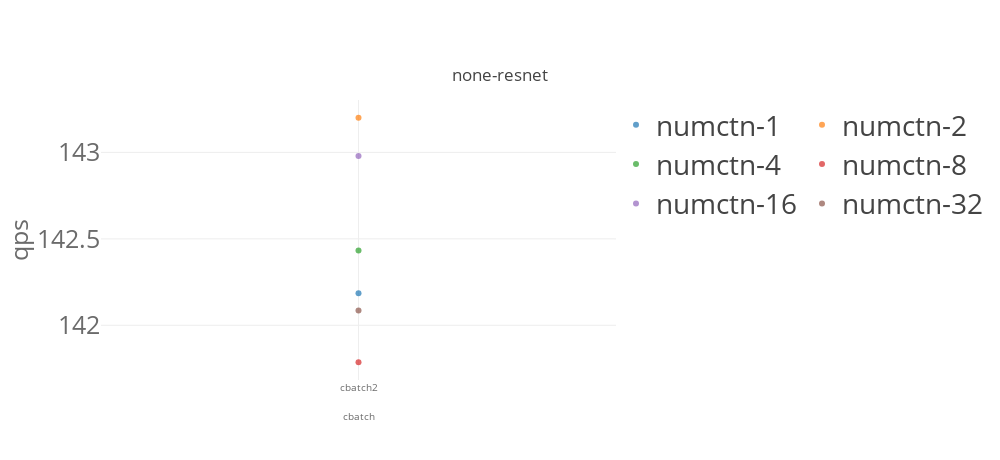
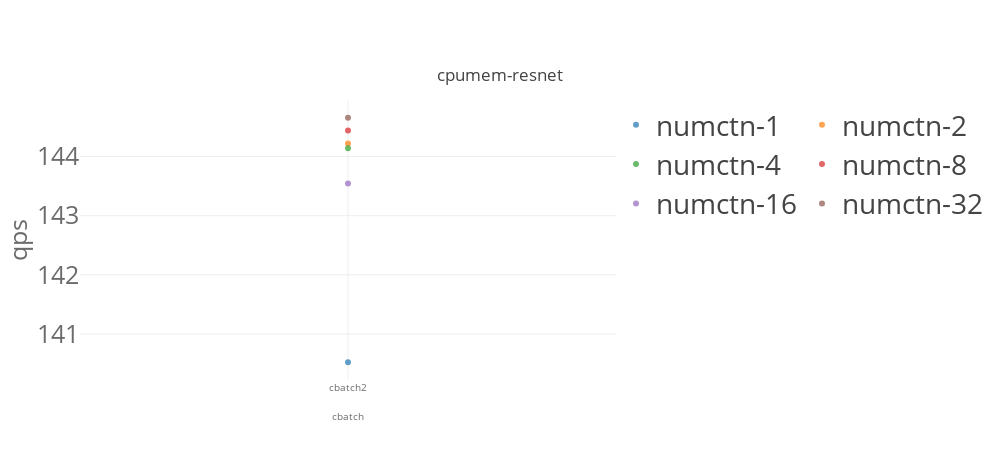
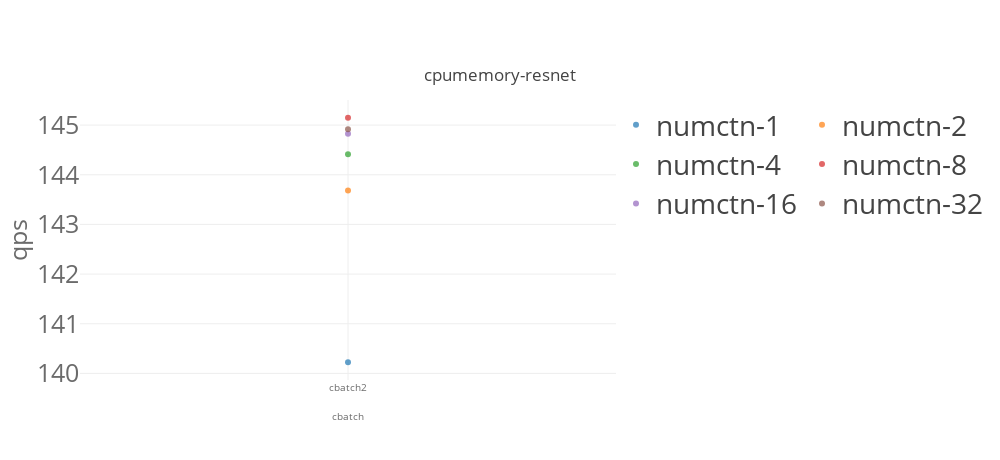

The notebook cell saved with these charts, in order:
### Code cell
import matplotlib
import matplotlib.pyplot as plt
import numpy as np
from svglib.svglib import svg2rlg
from reportlab.graphics import renderPDF
from reportlab.pdfgen import canvas

from numpy import percentile, mean, std
import plotly.graph_objects as go

from plotly.offline import init_notebook_mode, iplot

import plotly.io as pio
pio.templates.default = "none"
# pio.templates.default = "simple_white"

import plotly.graph_objects as go
from plotly.subplots import make_subplots
import pandas as pd
# import plotly.express as px


for k8senv in ['none','cpumem','cpumemory']:
    for model_name in ['resnet']:
        list_traces = []
        for numctn in [1,2,4,8,16,32]: 
            dfg_bench = dfg[(dfg['benchmark']== model_name)  & (dfg['k8senv']==k8senv) & (dfg['numctn']==numctn) &\
                        ((dfg['cbatch']==2) |\
                         (dfg['cbatch']==4)| (dfg['cbatch']==8)| (dfg['cbatch']==10)| (dfg['cbatch']==16)| (dfg['cbatch']==32))]
            print(dfg_bench)


            #data
            trace = go.Scatter(
                name="numctn-"+str(numctn),
                x=[ 'cbatch2','cbatch4','cbatch8','cbatch10','cbatch16','cbatch32'],
                y= dfg_bench['qps'].values.tolist(),
    #             error_y = dict(type='data', array=df1_bench['model_time_std'].values.tolist()),
                opacity=0.7,
                mode='markers'
            )
            list_traces.append(trace)

        

        #layout
        layout = go.Layout(
            title={
                'text': k8senv+"-"+model_name ,
                'y':0.85,
                'x':0.5,
                'xanchor': 'center',
                'yanchor': 'top'},
            width=1000,
            height=460,
            xaxis=dict(
                title= "cbatch",
                tickvals=[ 'cbatch2','cbatch4','cbatch8','cbatch10','cbatch16','cbatch32'],
                titlefont=dict(
                    size=10,
                    color='rgb(107, 107, 107)'
                ),
                tickfont=dict(
                    size=10,
                    color='rgb(107, 107, 107)'
                )
            ),
            yaxis=dict(
                title= "qps",
                automargin=True,
                titlefont=dict(
                    size=25,
                    color='rgb(107, 107, 107)'
                ),
                tickfont=dict(
                    size=25,
                    color='rgb(107, 107, 107)'
                ),    
            ),
            legend=dict(
                x=1.0,
                y=1.0,
                bgcolor='rgba(255, 255, 255, 0)',
                bordercolor='rgba(255, 255, 255, 0)',
                font = dict( size = 28)
            ),
            barmode='group',
            bargap=0.15,
            bargroupgap=0.08
    #         legend_orientation="h"
        )

    data = list_traces
    fig = go.Figure(data=data, layout=layout)
    fig.update_layout(legend_orientation="h")
    fig.show()    

#     fig.write_image(path + model_name + k8senv +'.pdf')

### Figure 1 — Plotly figure (JSON) as saved in the notebook; plotly's stock layout.template omitted (floating-point values rounded to 4 significant figures)
{"data": [{"mode": "markers", "name": "numctn-1", "opacity": 0.7, "type": "scatter", "x": ["cbatch2", "cbatch4", "cbatch8", "cbatch10", "cbatch16", "cbatch32"], "y": [142.2]}, {"mode": "markers", "name": "numctn-2", "opacity": 0.7, "type": "scatter", "x": ["cbatch2", "cbatch4", "cbatch8", "cbatch10", "cbatch16", "cbatch32"], "y": [143.2]}, {"mode": "markers", "name": "numctn-4", "opacity": 0.7, "type": "scatter", "x": ["cbatch2", "cbatch4", "cbatch8", "cbatch10", "cbatch16", "cbatch32"], "y": [142.4]}, {"mode": "markers", "name": "numctn-8", "opacity": 0.7, "type": "scatter", "x": ["cbatch2", "cbatch4", "cbatch8", "cbatch10", "cbatch16", "cbatch32"], "y": [141.8]}, {"mode": "markers", "name": "numctn-16", "opacity": 0.7, "type": "scatter", "x": ["cbatch2", "cbatch4", "cbatch8", "cbatch10", "cbatch16", "cbatch32"], "y": [143.0]}, {"mode": "markers", "name": "numctn-32", "opacity": 0.7, "type": "scatter", "x": ["cbatch2", "cbatch4", "cbatch8", "cbatch10", "cbatch16", "cbatch32"], "y": [142.1]}], "layout": {"bargap": 0.15, "bargroupgap": 0.08, "barmode": "group", "height": 460, "legend": {"bgcolor": "rgba(255, 255, 255, 0)", "bordercolor": "rgba(255, 255, 255, 0)", "font": {"size": 28}, "orientation": "h", "x": 1, "y": 1}, "title": {"text": "none-resnet", "x": 0.5, "xanchor": "center", "y": 0.85, "yanchor": "top"}, "width": 1000, "xaxis": {"tickfont": {"color": "rgb(107, 107, 107)", "size": 10}, "tickvals": ["cbatch2", "cbatch4", "cbatch8", "cbatch10", "cbatch16", "cbatch32"], "title": {"font": {"color": "rgb(107, 107, 107)", "size": 10}, "text": "cbatch"}}, "yaxis": {"automargin": true, "tickfont": {"color": "rgb(107, 107, 107)", "size": 25}, "title": {"font": {"color": "rgb(107, 107, 107)", "size": 25}, "text": "qps"}}}}

### Figure 2 — Plotly figure (JSON) as saved in the notebook; plotly's stock layout.template omitted (floating-point values rounded to 4 significant figures)
{"data": [{"mode": "markers", "name": "numctn-1", "opacity": 0.7, "type": "scatter", "x": ["cbatch2", "cbatch4", "cbatch8", "cbatch10", "cbatch16", "cbatch32"], "y": [140.5]}, {"mode": "markers", "name": "numctn-2", "opacity": 0.7, "type": "scatter", "x": ["cbatch2", "cbatch4", "cbatch8", "cbatch10", "cbatch16", "cbatch32"], "y": [144.2]}, {"mode": "markers", "name": "numctn-4", "opacity": 0.7, "type": "scatter", "x": ["cbatch2", "cbatch4", "cbatch8", "cbatch10", "cbatch16", "cbatch32"], "y": [144.1]}, {"mode": "markers", "name": "numctn-8", "opacity": 0.7, "type": "scatter", "x": ["cbatch2", "cbatch4", "cbatch8", "cbatch10", "cbatch16", "cbatch32"], "y": [144.4]}, {"mode": "markers", "name": "numctn-16", "opacity": 0.7, "type": "scatter", "x": ["cbatch2", "cbatch4", "cbatch8", "cbatch10", "cbatch16", "cbatch32"], "y": [143.5]}, {"mode": "markers", "name": "numctn-32", "opacity": 0.7, "type": "scatter", "x": ["cbatch2", "cbatch4", "cbatch8", "cbatch10", "cbatch16", "cbatch32"], "y": [144.7]}], "layout": {"bargap": 0.15, "bargroupgap": 0.08, "barmode": "group", "height": 460, "legend": {"bgcolor": "rgba(255, 255, 255, 0)", "bordercolor": "rgba(255, 255, 255, 0)", "font": {"size": 28}, "orientation": "h", "x": 1, "y": 1}, "title": {"text": "cpumem-resnet", "x": 0.5, "xanchor": "center", "y": 0.85, "yanchor": "top"}, "width": 1000, "xaxis": {"tickfont": {"color": "rgb(107, 107, 107)", "size": 10}, "tickvals": ["cbatch2", "cbatch4", "cbatch8", "cbatch10", "cbatch16", "cbatch32"], "title": {"font": {"color": "rgb(107, 107, 107)", "size": 10}, "text": "cbatch"}}, "yaxis": {"automargin": true, "tickfont": {"color": "rgb(107, 107, 107)", "size": 25}, "title": {"font": {"color": "rgb(107, 107, 107)", "size": 25}, "text": "qps"}}}}

### Figure 3 — Plotly figure (JSON) as saved in the notebook; plotly's stock layout.template omitted (floating-point values rounded to 4 significant figures)
{"data": [{"mode": "markers", "name": "numctn-1", "opacity": 0.7, "type": "scatter", "x": ["cbatch2", "cbatch4", "cbatch8", "cbatch10", "cbatch16", "cbatch32"], "y": [140.2]}, {"mode": "markers", "name": "numctn-2", "opacity": 0.7, "type": "scatter", "x": ["cbatch2", "cbatch4", "cbatch8", "cbatch10", "cbatch16", "cbatch32"], "y": [143.7]}, {"mode": "markers", "name": "numctn-4", "opacity": 0.7, "type": "scatter", "x": ["cbatch2", "cbatch4", "cbatch8", "cbatch10", "cbatch16", "cbatch32"], "y": [144.4]}, {"mode": "markers", "name": "numctn-8", "opacity": 0.7, "type": "scatter", "x": ["cbatch2", "cbatch4", "cbatch8", "cbatch10", "cbatch16", "cbatch32"], "y": [145.1]}, {"mode": "markers", "name": "numctn-16", "opacity": 0.7, "type": "scatter", "x": ["cbatch2", "cbatch4", "cbatch8", "cbatch10", "cbatch16", "cbatch32"], "y": [144.8]}, {"mode": "markers", "name": "numctn-32", "opacity": 0.7, "type": "scatter", "x": ["cbatch2", "cbatch4", "cbatch8", "cbatch10", "cbatch16", "cbatch32"], "y": [144.9]}], "layout": {"bargap": 0.15, "bargroupgap": 0.08, "barmode": "group", "height": 460, "legend": {"bgcolor": "rgba(255, 255, 255, 0)", "bordercolor": "rgba(255, 255, 255, 0)", "font": {"size": 28}, "orientation": "h", "x": 1, "y": 1}, "title": {"text": "cpumemory-resnet", "x": 0.5, "xanchor": "center", "y": 0.85, "yanchor": "top"}, "width": 1000, "xaxis": {"tickfont": {"color": "rgb(107, 107, 107)", "size": 10}, "tickvals": ["cbatch2", "cbatch4", "cbatch8", "cbatch10", "cbatch16", "cbatch32"], "title": {"font": {"color": "rgb(107, 107, 107)", "size": 10}, "text": "cbatch"}}, "yaxis": {"automargin": true, "tickfont": {"color": "rgb(107, 107, 107)", "size": 25}, "title": {"font": {"color": "rgb(107, 107, 107)", "size": 25}, "text": "qps"}}}}
